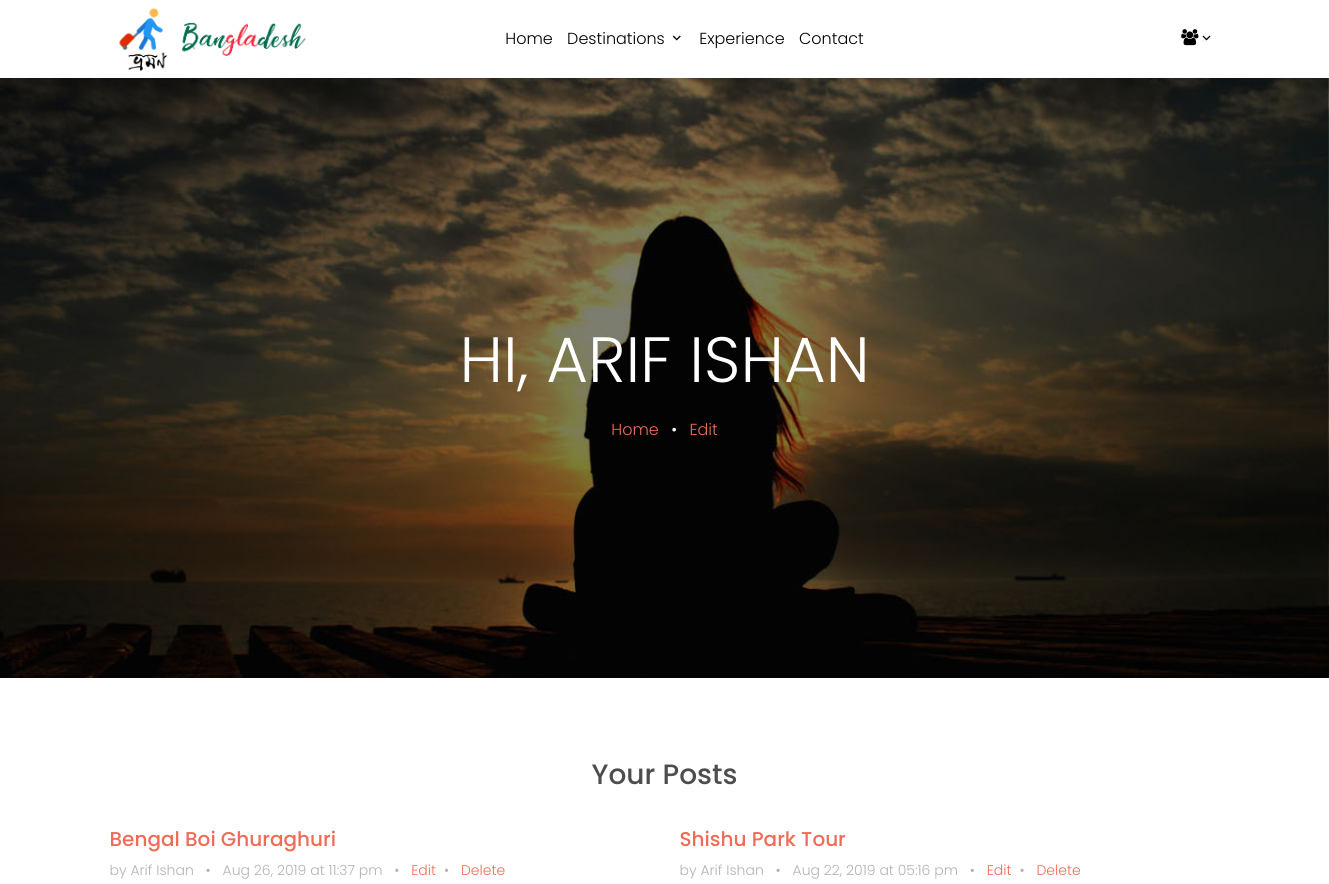
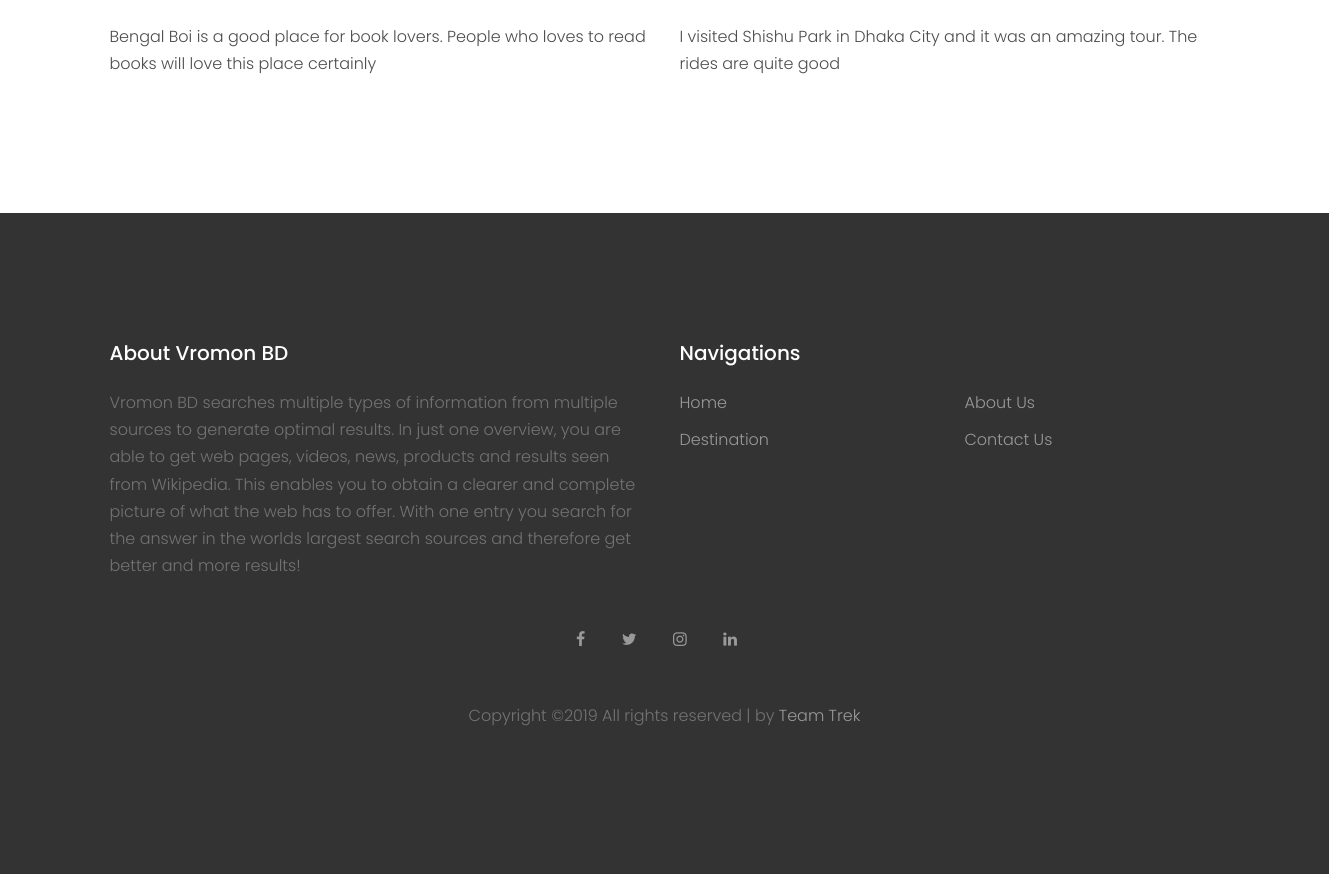
The page /profile.php (signed in) on the database its author committed (2 pictures, top to bottom).
### tables this page shows
CREATE TABLE `blogs` (
  `ID` int(11) NOT NULL,
  `UserID` int(11) NOT NULL,
  `Title` varchar(200) NOT NULL,
  `PlaceName` varchar(100) NOT NULL,
  `Description` text NOT NULL,
  `Tag` varchar(100) NOT NULL,
  `DateTime` varchar(30) NOT NULL
);

### profile.php (the view, shortened to what this page needs)
<?php
    include "zzz-dbConnect.php";
  ?>
<!DOCTYPE html>
<html lang="en">
  <head>
    <link rel="stylesheet" href="fonts/icomoon/style.css">
    <link rel="stylesheet" href="css/bootstrap.min.css">
    <link rel="stylesheet" href="css/magnific-popup.css">
    <link rel="stylesheet" href="css/jquery-ui.css">
    <link rel="stylesheet" href="css/owl.carousel.min.css">
    <link rel="stylesheet" href="css/owl.theme.default.min.css">
    <link rel="stylesheet" href="css/bootstrap-datepicker.css">
    <link rel="stylesheet" href="fonts/flaticon/font/flaticon.css">
    <link rel="stylesheet" href="https://cdn.jsdelivr.net/npm/mediaelement@4.2.7/build/mediaelementplayer.min.css">
    <link rel="stylesheet" href="css/aos.css">
    <link rel="stylesheet" href="css/style.css">
  </head>
  <body>
    <div class="site-wrap">
      <?php include'zzz-header.php';?>
      <div class="site-blocks-cover inner-page-cover" style="background-image: url(images/profile.jpg);" data-aos="fade" data-stellar-background-ratio="0.5">
        <div class="container">
          <div class="row align-items-center justify-content-center text-center">
            <div class="col-md-8" data-aos="fade-up" data-aos-delay="400">
              <h1 class="text-white font-weight-light"><?php
                  if( isset($_SESSION['ID'])) {
                    echo 'Hi, '. $_SESSION['firstname'].' '.$_SESSION['lastname'];
                    }
                  else{
                    echo "Please Login To View Your Profile";
                  }
               ?></h1>
              <div>
                <a href="index">Home</a> <span class="mx-2 text-white">&bullet;</span> <a href="edit_profile">Edit</a>
              </div>
            </div>
          </div>
        </div>
      </div>
      <?php if (isset($_SESSION['ID'])) {?>
      <div class="site-section">
        <div class="container">
          <div class="row mb-3 align-items-stretch">
            <?php
            $sql="SELECT * FROM blogs WHERE UserID = ". $_SESSION['ID']." ORDER BY ID DESC";
            $result= mysqli_query($link, $sql);
            $count = mysqli_num_rows($result);
            if($count>0){
              ?>
              <div class="col-12 text-center">
                <div class='h-entry'>
                  <h3 class="font-size-regular">Your Posts</h3><br>
                </div>
              </div>
              <?php
              while ($row = mysqli_fetch_array($result)) {?>
                <div class="col-md-6 col-lg-6 mb-4 mb-lg-4">
              <div class="h-entry">
                <h2 class="font-size-regular"><a href="blog?postID=<?php echo $row['ID']?>&postName=<?php echo $row['Title']?>"><?php echo $row['Title']?></a></h2>
                <div class="meta mb-4">by <?php echo $_SESSION['firstname'].' '.$_SESSION['lastname']?> <span class="mx-2">&bullet;</span> <?php echo $row['DateTime'];?> <span class="mx-2">&bullet;</span> <a href="postForm?edit=1&postID=<?php echo $row['ID']?>">Edit</a><span class="mx-2">&bullet;</span> <a href="postForm?delete=1&postID=<?php echo $row['ID']?>">Delete</a></div>
                <p><?php echo $row['Description']?></p>
                </div>
            </div>
            <?php
              }
            }
            ?>
          </div>
        </div>
      </div>
      <?php }?>
      <?php include "zzz-footer.php";?>
    </div>
  </body>
</html>

### css/style.css (style rules this page uses)
body { line-height: 1.7; color: #4d4d4d; font-weight: 300; font-size: 1rem; }
a { -webkit-transition: .3s all ease; -o-transition: .3s all ease; transition: .3s all ease; }
h1, h2, h3, h4, h5, .h1, .h2, .h3, .h4, .h5 { font-family: "Poppins", -apple-system, BlinkMacSystemFont, "Segoe UI", Roboto, "Helvetica Neue", Arial, sans-serif, "Apple Color Emoji", "Segoe UI Emoji", "Segoe UI Symbol", "Noto Color Emoji"; }
.site-wrap:before { -webkit-transition: .3s all ease-in-out; -o-transition: .3s all ease-in-out; transition: .3s all ease-in-out; background: rgba(0, 0, 0, 0.6); content: ""; position: absolute; z-index: 2000; top: 0; left: 0; right: 0; bottom: 0; opacity: 0; visibility: hidden; }
.site-section { padding: 2.5em 0; }
@media (min-width: 768px) { .site-section { padding: 5em 0; } }
.site-blocks-cover { background-size: cover; background-repeat: no-repeat; background-position: top; background-position: center center; }
.site-blocks-cover, .site-blocks-cover .row { min-height: 600px; height: calc(100vh - 73px); }
.site-blocks-cover.inner-page-cover, .site-blocks-cover.inner-page-cover .row { min-height: 600px; height: calc(30vh); }
.site-blocks-cover h1 { text-transform: uppercase; font-size: 4rem; font-weight: 900; color: #fff; line-height: 1.5; }
.h-entry .meta { color: #b3b3b3; font-size: 14px; }
.h-entry h2 { font-size: 20px; }

### rows shown on the page
blogs: Title "Bengal Boi Ghuraghuri", DateTime "Aug 26, 2019 at 11:37 pm", Description "Bengal Boi is a good place for book lovers. People who loves to read books will love this place certainly"
blogs: Title "Shishu Park Tour", DateTime "Aug 22, 2019 at 05:16 pm", Description "I visited Shishu Park in Dhaka City and it was an amazing tour. The rides are quite good"

### other values the page prints
$_SESSION['firstname'] "ARIF"
$_SESSION['lastname'] "ISHAN"
